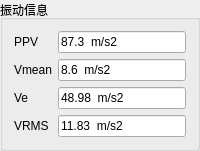
               <widget class="QGroupBox" name="vibinfo_gb">
                <property name="title">
                 <string>振动信息</string>
                </property>
                <layout class="QGridLayout" name="gridLayout_4">
                 <item row="0" column="3">
                  <widget class="QLineEdit" name="lineEdit_11">
                   <property name="text">
                    <string>87.3  m/s2</string>
                   </property>
                  </widget>
                 </item>
                 <item row="1" column="0">
                  <widget class="QLabel" name="label_13">
                   <property name="text">
                    <string>Vmean</string>
                   </property>
                  </widget>
                 </item>
                 <item row="2" column="3">
                  <widget class="QLineEdit" name="lineEdit_14">
                   <property name="text">
                    <string>48.98  m/s2</string>
                   </property>
                  </widget>
                 </item>
                 <item row="2" column="0">
                  <widget class="QLabel" name="label_16">
                   <property name="text">
                    <string>Ve</string>
                   </property>
                  </widget>
                 </item>
                 <item row="0" column="0">
                  <widget class="QLabel" name="label_12">
                   <property name="text">
                    <string>PPV</string>
                   </property>
                  </widget>
                 </item>
                 <item row="1" column="3">
                  <widget class="QLineEdit" name="lineEdit_10">
                   <property name="text">
                    <string>8.6  m/s2</string>
                   </property>
                  </widget>
                 </item>
                 <item row="3" column="0">
                  <widget class="QLabel" name="label_17">
                   <property name="text">
                    <string>VRMS</string>
                   </property>
                  </widget>
                 </item>
                 <item row="3" column="3">
                  <widget class="QLineEdit" name="lineEdit_15">
                   <property name="text">
                    <string>11.83  m/s2</string>
                   </property>
                  </widget>
                 </item>
                </layout>
               </widget>
